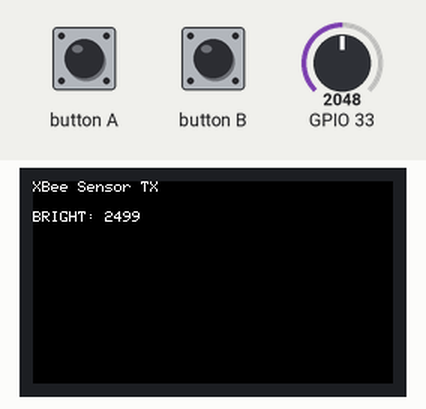
A sketch run on a simulated ESP32. On the bench: 240×135 colour display. The inputs (shaded band) are chosen by the test bench; at power-on: GPIO 33 = 2048. What the sketch prints to the serial monitor is not drawn.

Above: at 1.3 s.
1.4 s: GPIO 33 set to 2866
At 2.6 s:
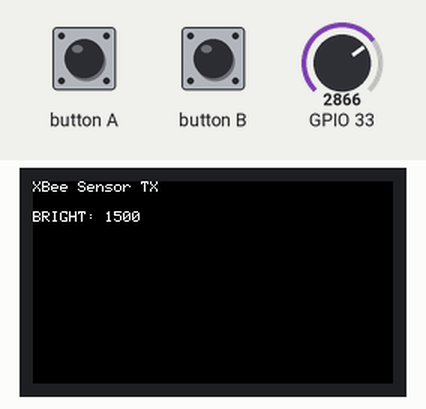
2.9 s: GPIO 33 set to 3603
4.5 s: GPIO 33 set to 4095
At 5.8 s:
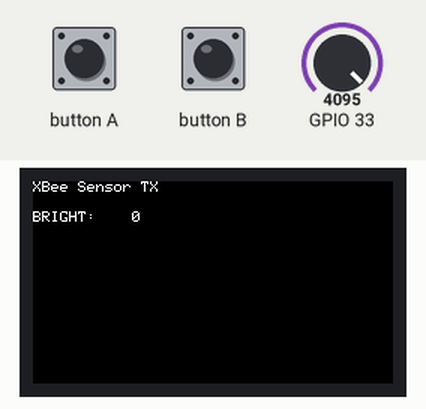
Timing chart, 0 to 7.5 s (numbered marks = the images above; inputs shaded):
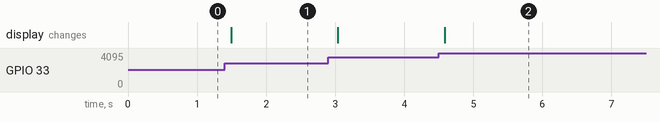

Measured:
- after the input at 1.4 s, the display: changes after 0.10 s (image 1)
- after the input at 4.5 s, the display: changes after 0.08 s (image 2)

The sketch:

M5StickC_XBee_Sender.ino
```cpp
#include <M5StickCPlus2.h>

//===========================
// XBee UART
//  TX = GPIO0
//  RX = GPIO26
//===========================
HardwareSerial XBeeSerial(2);

const int sendInterval = 100;   // ms
unsigned long lastSendTime = 0;

void setup()
{
  //--------------------------
  // M5 初期化
  //--------------------------
  auto cfg = M5.config();
  M5.begin(cfg);

  //--------------------------
  // LCD設定
  //--------------------------
  M5.Display.setRotation(1);
  M5.Display.fillScreen(BLACK);
  M5.Display.setTextSize(1);
  M5.Display.setTextColor(WHITE);
  M5.Display.setCursor(0,0);
  M5.Display.println("XBee Sensor TX");

  //--------------------------
  // UART
  //--------------------------
  Serial.begin(115200);
  XBeeSerial.begin(9600, SERIAL_8N1, 26, 0);

  //--------------------------
  // IMU 初期化
  //--------------------------
  if (!M5.Imu.begin())
  {
    M5.Display.setTextColor(RED);
    M5.Display.println("IMU ERROR");
    while (1);
  }

  Serial.println("Sensor TX Start");
}

void loop()
{
  M5.update();

  if (millis() - lastSendTime >= sendInterval)
  {
    sendSensorData();
    lastSendTime = millis();
  }

  delay(5);
}

void sendSensorData()
{
  //--------------------------
  // 光センサ
  //--------------------------
  int raw = analogRead(33);
  int bright = 4095 - raw;
  int light = map(bright, 0, 4095, 0, 5000);


  //--------------------------
  // ラベル付き送信データ作成
  //--------------------------
  String data =
    "BRIGHT=" + String(light);

  //--------------------------
  // XBee 送信
  //--------------------------
  XBeeSerial.print(data);

  //--------------------------
  // PCデバッグ表示
  //--------------------------
  Serial.print("TX -> ");
  Serial.print(data);

  //--------------------------
  // LCD 表示
  //--------------------------
  M5.Display.fillRect(0, 20, 240, 110, BLACK);
  M5.Display.setCursor(0, 20);
  M5.Display.printf("BRIGHT: %4d\n", light);
}

 
```
